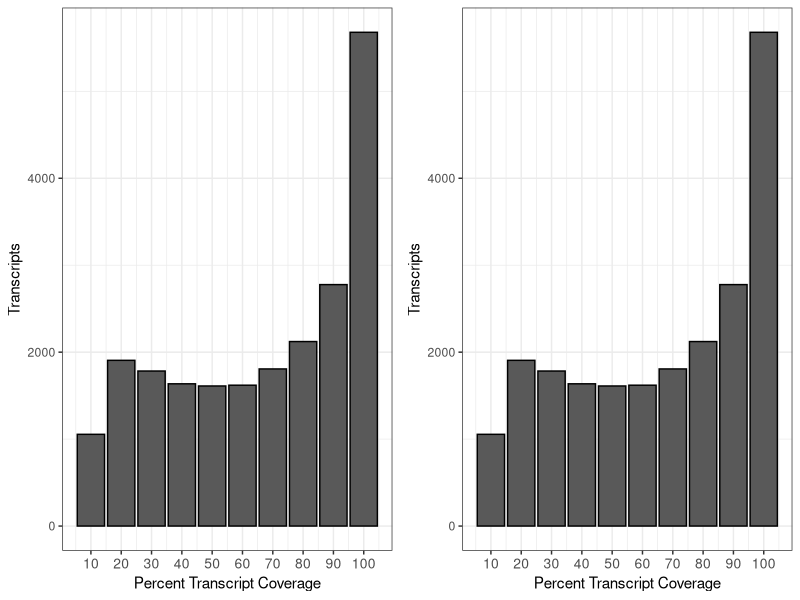

Source code (R):
# full-length analysis 

per_cov=c(10,20, 30, 40, 50, 60, 70, 80, 90, 100)
proteins_blastp=c(627, 1486, 1617, 1616, 1647, 1624, 1666, 1856, 2441, 5650)
coverage_blastp <- data.frame(per_cov, proteins_blastp)
coverage_blastp

proteins_blastx=c(1055, 1906, 1783, 1636, 1611, 1620, 1807, 2122, 2777, 5679)

coverage_blastx <- data.frame(per_cov, proteins_blastx)

library(ggplot2)
library(grid)
library(gridExtra)

blastp <- ggplot(coverage_blastp, aes(x=per_cov, y=proteins_blastp)) + geom_bar(color ="black",  stat = "identity") +
  xlab("Percent Transcript Coverage") + theme_bw() + ylab("Transcripts") +  theme(axis.text.x = element_text(size=10)) + 
  scale_x_continuous(labels=as.character(per_cov), breaks = per_cov)

blastx <- ggplot(coverage_blastx, aes(x=per_cov, y=proteins_blastx)) + geom_bar(color ="black",  stat = "identity") +
   theme_bw() + ylab("Transcripts") + xlab("Percent Transcript Coverage") + theme(axis.text.x = element_text(size=10)) +
scale_x_continuous(labels=as.character(per_cov), breaks = per_cov)


grid.arrange(blastx, blastx, ncol=2)
